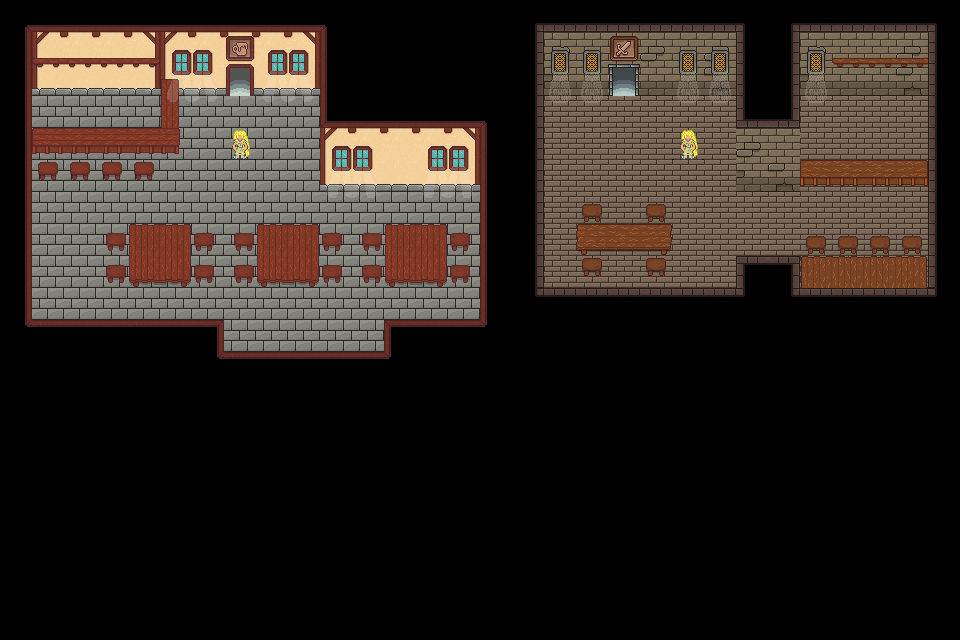

This game map was drawn from its Tiled (.tmx) file and the tilesets committed beside it. A one-line description and the full map source follow:
An orthogonal 30x20 tile map with 32x32 px tiles, 4 tile layers (Fondo, Paredes, objetos, Ventana).

<map version="1.8" tiledversion="1.8.5" orientation="orthogonal" renderorder="right-down" width="30" height="20" tilewidth="32" tileheight="32" infinite="0" nextlayerid="6" nextobjectid="1">
 <tileset firstgid="1" name="Tileset_Interiors" tilewidth="32" tileheight="32" tilecount="300" columns="20">
  <image source="Tileset_Interiors.png" width="640" height="480" />
 </tileset>
 <layer id="5" name="Fondo" width="30" height="20">
  <data encoding="csv">
20,20,20,20,20,20,20,20,20,20,20,20,20,20,20,20,20,20,20,20,20,20,20,20,20,20,20,20,20,20,
20,20,20,20,20,20,20,20,20,20,20,20,20,20,20,20,20,20,20,20,20,20,20,20,20,20,20,20,20,20,
20,20,20,20,20,20,20,20,20,20,20,20,20,20,20,20,20,20,20,20,20,20,20,20,20,20,20,20,20,20,
20,20,20,20,20,20,20,20,20,20,20,20,20,20,20,20,20,20,20,20,20,20,20,20,20,20,20,20,20,20,
20,20,20,20,20,20,20,20,20,20,20,20,20,20,20,20,20,20,20,20,20,20,20,20,20,20,20,20,20,20,
20,20,20,20,20,20,20,20,20,20,20,20,20,20,20,20,20,20,20,20,20,20,20,20,20,20,20,20,20,20,
20,20,20,20,20,20,20,20,20,20,20,20,20,20,20,20,20,20,20,20,20,20,20,20,20,20,20,20,20,20,
20,20,20,20,20,20,20,20,20,20,20,20,20,20,20,20,20,20,20,20,20,20,20,20,20,20,20,20,20,20,
20,20,20,20,20,20,20,20,20,20,20,20,20,20,20,20,20,20,20,20,20,20,20,20,20,20,20,20,20,20,
20,20,20,20,20,20,20,20,20,20,20,20,20,20,20,20,20,20,20,20,20,20,20,20,20,20,20,20,20,20,
20,20,20,20,20,20,20,20,20,20,20,20,20,20,20,20,20,20,20,20,20,20,20,20,20,20,20,20,20,20,
20,20,20,20,20,20,20,20,20,20,20,20,20,20,20,20,20,20,20,20,20,20,20,20,20,20,20,20,20,20,
20,20,20,20,20,20,20,20,20,20,20,20,20,20,20,20,20,20,20,20,20,20,20,20,20,20,20,20,20,20,
20,20,20,20,20,20,20,20,20,20,20,20,20,20,20,20,20,20,20,20,20,20,20,20,20,20,20,20,20,20,
20,20,20,20,20,20,20,20,20,20,20,20,20,20,20,20,20,20,20,20,20,20,20,20,20,20,20,20,20,20,
20,20,20,20,20,20,20,20,20,20,20,20,20,20,20,20,20,20,20,20,20,20,20,20,20,20,20,20,20,20,
20,20,20,20,20,20,20,20,20,20,20,20,20,20,20,20,20,20,20,20,20,20,20,20,20,20,20,20,20,20,
20,20,20,20,20,20,20,20,20,20,20,20,20,20,20,20,20,20,20,20,20,20,20,20,20,20,20,20,20,20,
20,20,20,20,20,20,20,20,20,20,20,20,20,20,20,20,20,20,20,20,20,20,20,20,20,20,20,20,20,20,
20,20,20,20,20,20,20,20,20,20,20,20,20,20,20,20,20,20,20,20,20,20,20,20,20,20,20,20,20,20
</data>
 </layer>
 <layer id="1" name="Paredes" width="30" height="20" locked="1">
  <data encoding="csv">
1,2,3,4,2,3,4,2,3,4,5,0,0,0,0,0,6,7,8,9,7,8,9,10,6,9,7,8,9,10,
21,22,23,23,24,22,23,23,23,24,25,0,0,0,0,0,26,27,28,28,29,28,29,30,26,27,28,28,29,30,
21,42,43,43,44,42,43,43,43,44,25,0,0,0,0,0,26,47,48,48,48,48,49,30,26,47,48,48,49,30,
21,62,62,62,62,62,62,62,62,62,65,2,3,4,4,5,26,67,67,67,67,67,67,70,66,67,67,67,67,30,
21,63,63,63,63,63,63,63,63,63,22,23,23,23,24,25,26,67,67,67,67,67,67,29,28,67,67,67,67,30,
21,62,64,62,62,62,62,62,62,62,42,43,43,43,44,25,26,67,67,67,67,67,67,47,49,67,67,67,67,30,
21,63,63,63,63,63,63,63,63,63,63,63,63,63,63,25,26,67,67,67,67,67,67,67,67,67,67,67,67,30,
21,62,62,62,62,62,62,62,64,62,62,62,62,62,62,25,26,67,67,67,67,67,67,67,67,67,67,67,67,30,
21,63,63,63,63,63,63,63,63,63,63,63,63,63,63,25,26,67,67,67,67,67,67,50,46,67,67,67,67,30,
21,62,62,62,62,62,62,62,62,62,62,62,62,62,62,25,86,87,87,88,89,87,88,90,86,87,88,89,89,90,
81,82,83,84,82,83,41,63,63,63,63,63,45,83,84,85,0,0,0,0,0,0,0,0,0,0,0,0,0,0,
0,0,0,0,0,0,81,82,83,84,83,83,85,0,0,0,0,0,0,0,0,0,0,0,0,0,0,0,0,0,
0,0,0,0,0,0,0,0,0,0,0,0,0,0,0,0,0,0,0,0,0,0,0,0,0,0,0,0,0,0,
0,0,0,0,0,0,0,0,0,0,0,0,0,0,0,0,0,0,0,0,0,0,0,0,0,0,0,0,0,0,
0,0,0,0,0,0,0,0,0,0,0,0,0,0,0,0,0,0,0,0,0,0,0,0,0,0,0,0,0,0,
0,0,0,0,0,0,0,0,0,0,0,0,0,0,0,0,0,0,0,0,0,0,0,0,0,0,0,0,0,0,
0,0,0,0,0,0,0,0,0,0,0,0,0,0,0,0,0,0,0,0,0,0,0,0,0,0,0,0,0,0,
0,0,0,0,0,0,0,0,0,0,0,0,0,0,0,0,0,0,0,0,0,0,0,0,0,0,0,0,0,0,
0,0,0,0,0,0,0,0,0,0,0,0,0,0,0,0,0,0,0,0,0,0,0,0,0,0,0,0,0,0,
0,0,0,0,0,0,0,0,0,0,0,0,0,0,0,0,0,0,0,0,0,0,0,0,0,0,0,0,0,0
</data>
 </layer>
 <layer id="3" name="objetos" width="30" height="20">
  <data encoding="csv">
0,0,0,0,0,0,0,0,0,0,0,0,0,0,0,0,0,0,0,0,0,0,0,0,0,0,0,0,0,0,
0,121,122,122,123,0,0,102,0,0,0,0,0,0,0,0,0,0,0,107,0,0,0,0,0,0,126,127,127,0,
0,141,142,142,143,165,0,101,0,0,0,0,0,0,0,0,0,0,0,106,0,0,0,0,0,0,146,147,147,0,
0,0,0,0,0,185,0,0,0,0,0,0,0,0,0,0,0,0,0,0,0,0,0,0,0,0,0,0,0,0,
0,181,162,162,162,205,0,19,0,0,0,0,0,0,0,0,0,0,0,0,0,19,0,0,0,0,0,0,0,0,
0,265,265,265,265,0,0,0,0,0,0,0,0,0,0,0,0,0,0,0,0,0,0,0,0,186,167,167,187,0,
0,0,0,0,0,0,0,0,0,0,0,0,0,0,0,0,0,0,290,0,290,0,0,0,0,0,0,0,0,0,
0,0,0,245,222,224,225,245,222,224,225,245,222,224,225,0,0,0,287,288,289,0,0,0,0,290,290,290,290,0,
0,0,0,245,262,264,225,245,262,264,225,245,262,264,225,0,0,0,270,0,270,0,0,0,0,227,228,228,229,0,
0,0,0,0,0,0,0,0,0,0,0,0,0,0,0,0,0,0,0,0,0,0,0,0,0,0,0,0,0,0,
0,0,0,0,0,0,0,0,0,0,0,0,0,0,0,0,0,0,0,0,0,0,0,0,0,0,0,0,0,0,
0,0,0,0,0,0,0,0,0,0,0,0,0,0,0,0,0,0,0,0,0,0,0,0,0,0,0,0,0,0,
0,0,0,0,0,0,0,0,0,0,0,0,0,0,0,0,0,0,0,0,0,0,0,0,0,0,0,0,0,0,
0,0,0,0,0,0,0,0,0,0,0,0,0,0,0,0,0,0,0,0,0,0,0,0,0,0,0,0,0,0,
0,0,0,0,0,0,0,0,0,0,0,0,0,0,0,0,0,0,0,0,0,0,0,0,0,0,0,0,0,0,
0,0,0,0,0,0,0,0,0,0,0,0,0,0,0,0,0,0,0,0,0,0,0,0,0,0,0,0,0,0,
0,0,0,0,0,0,0,0,0,0,0,0,0,0,0,0,0,0,0,0,0,0,0,0,0,0,0,0,0,0,
0,0,0,0,0,0,0,0,0,0,0,0,0,0,0,0,0,0,0,0,0,0,0,0,0,0,0,0,0,0,
0,0,0,0,0,0,0,0,0,0,0,0,0,0,0,0,0,0,0,0,0,0,0,0,0,0,0,0,0,0,
0,0,0,0,0,0,0,0,0,0,0,0,0,0,0,0,0,0,0,0,0,0,0,0,0,0,0,0,0,0
</data>
 </layer>
 <layer id="4" name="Ventana" width="30" height="20">
  <data encoding="csv">
0,0,0,0,0,0,0,0,0,0,0,0,0,0,0,0,0,0,0,0,0,0,0,0,0,0,0,0,0,0,
0,0,0,0,0,104,105,0,104,105,0,0,0,0,0,0,0,109,109,0,0,109,109,0,0,109,0,0,0,0,
0,0,0,0,0,124,125,0,124,125,0,0,0,0,0,0,0,129,129,0,0,129,129,0,0,129,0,0,0,0,
0,0,0,0,0,144,145,0,144,145,0,0,0,0,0,0,0,149,149,0,0,149,149,0,0,149,0,0,0,0,
0,0,0,0,0,0,0,0,0,0,104,105,0,104,105,0,0,0,0,0,0,0,0,0,0,0,0,0,0,0,
0,0,0,0,0,0,0,0,0,0,124,125,0,124,125,0,0,0,0,0,0,0,0,0,0,0,0,0,0,0,
0,0,0,0,0,0,0,0,0,0,144,145,0,144,145,0,0,0,0,0,0,0,0,0,0,0,0,0,0,0,
0,0,0,0,0,0,0,0,0,0,0,0,0,0,0,0,0,0,0,0,0,0,0,0,0,0,0,0,0,0,
0,0,0,0,0,0,0,0,0,0,0,0,0,0,0,0,0,0,0,0,0,0,0,0,0,0,0,0,0,0,
0,0,0,0,0,0,0,0,0,0,0,0,0,0,0,0,0,0,0,0,0,0,0,0,0,0,0,0,0,0,
0,0,0,0,0,0,0,0,0,0,0,0,0,0,0,0,0,0,0,0,0,0,0,0,0,0,0,0,0,0,
0,0,0,0,0,0,0,0,0,0,0,0,0,0,0,0,0,0,0,0,0,0,0,0,0,0,0,0,0,0,
0,0,0,0,0,0,0,0,0,0,0,0,0,0,0,0,0,0,0,0,0,0,0,0,0,0,0,0,0,0,
0,0,0,0,0,0,0,0,0,0,0,0,0,0,0,0,0,0,0,0,0,0,0,0,0,0,0,0,0,0,
0,0,0,0,0,0,0,0,0,0,0,0,0,0,0,0,0,0,0,0,0,0,0,0,0,0,0,0,0,0,
0,0,0,0,0,0,0,0,0,0,0,0,0,0,0,0,0,0,0,0,0,0,0,0,0,0,0,0,0,0,
0,0,0,0,0,0,0,0,0,0,0,0,0,0,0,0,0,0,0,0,0,0,0,0,0,0,0,0,0,0,
0,0,0,0,0,0,0,0,0,0,0,0,0,0,0,0,0,0,0,0,0,0,0,0,0,0,0,0,0,0,
0,0,0,0,0,0,0,0,0,0,0,0,0,0,0,0,0,0,0,0,0,0,0,0,0,0,0,0,0,0,
0,0,0,0,0,0,0,0,0,0,0,0,0,0,0,0,0,0,0,0,0,0,0,0,0,0,0,0,0,0
</data>
 </layer>
</map>
